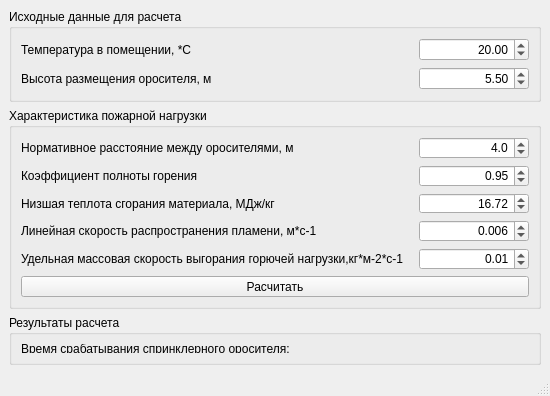
<?xml version="1.0" encoding="UTF-8"?>
<ui version="4.0">
 <class>ManWindow</class>
 <widget class="QMainWindow" name="ManWindow">
  <property name="geometry">
   <rect>
    <x>0</x>
    <y>0</y>
    <width>550</width>
    <height>396</height>
   </rect>
  </property>
  <property name="sizePolicy">
   <sizepolicy hsizetype="Ignored" vsizetype="Ignored">
    <horstretch>0</horstretch>
    <verstretch>0</verstretch>
   </sizepolicy>
  </property>
  <property name="minimumSize">
   <size>
    <width>550</width>
    <height>385</height>
   </size>
  </property>
  <property name="maximumSize">
   <size>
    <width>550</width>
    <height>396</height>
   </size>
  </property>
  <property name="windowTitle">
   <string>Время вскрытия спринклерного оросителя с учетом инерционности</string>
  </property>
  <widget class="QWidget" name="centralwidget">
   <layout class="QVBoxLayout" name="verticalLayout_2">
    <item>
     <layout class="QVBoxLayout" name="verticalLayout">
      <property name="leftMargin">
       <number>0</number>
      </property>
      <item>
       <widget class="QGroupBox" name="groupBox">
        <property name="maximumSize">
         <size>
          <width>16777215</width>
          <height>150</height>
         </size>
        </property>
        <property name="title">
         <string>Исходные данные для расчета</string>
        </property>
        <layout class="QVBoxLayout" name="verticalLayout_3">
         <item>
          <layout class="QGridLayout" name="gridLayout_2">
           <item row="0" column="1">
            <widget class="QDoubleSpinBox" name="sb_t0">
             <property name="maximumSize">
              <size>
               <width>110</width>
               <height>16777215</height>
              </size>
             </property>
             <property name="alignment">
              <set>Qt::AlignRight|Qt::AlignTrailing|Qt::AlignVCenter</set>
             </property>
             <property name="maximum">
              <double>9999.989999999999782</double>
             </property>
             <property name="value">
              <double>20.000000000000000</double>
             </property>
            </widget>
           </item>
           <item row="0" column="0">
            <widget class="QLabel" name="label_11">
             <property name="text">
              <string>Температура в помещении, *С</string>
             </property>
             <property name="alignment">
              <set>Qt::AlignLeading|Qt::AlignLeft|Qt::AlignVCenter</set>
             </property>
            </widget>
           </item>
           <item row="1" column="0">
            <widget class="QLabel" name="label_12">
             <property name="text">
              <string>Высота размещения оросителя, м</string>
             </property>
            </widget>
           </item>
           <item row="1" column="1">
            <widget class="QDoubleSpinBox" name="sb_horositela">
             <property name="maximumSize">
              <size>
               <width>110</width>
               <height>16777215</height>
              </size>
             </property>
             <property name="alignment">
              <set>Qt::AlignRight|Qt::AlignTrailing|Qt::AlignVCenter</set>
             </property>
             <property name="maximum">
              <double>6.000000000000000</double>
             </property>
             <property name="singleStep">
              <double>0.100000000000000</double>
             </property>
             <property name="value">
              <double>5.500000000000000</double>
             </property>
            </widget>
           </item>
           <item row="2" column="0">
            <spacer name="verticalSpacer">
             <property name="orientation">
              <enum>Qt::Vertical</enum>
             </property>
             <property name="sizeHint" stdset="0">
              <size>
               <width>20</width>
               <height>40</height>
              </size>
             </property>
            </spacer>
           </item>
          </layout>
         </item>
        </layout>
       </widget>
      </item>
      <item>
       <widget class="QGroupBox" name="groupBox_2">
        <property name="title">
         <string>Характеристика пожарной нагрузки</string>
        </property>
        <layout class="QVBoxLayout" name="verticalLayout_4">
         <item>
          <layout class="QGridLayout" name="gridLayout_3">
           <item row="4" column="0">
            <widget class="QLabel" name="label_10">
             <property name="text">
              <string>Удельная массовая скорость выгорания горючей нагрузки,кг*м-2*с-1</string>
             </property>
            </widget>
           </item>
           <item row="2" column="0">
            <widget class="QLabel" name="label_8">
             <property name="text">
              <string>Низшая теплота сгорания материала, МДж/кг</string>
             </property>
            </widget>
           </item>
           <item row="5" column="0" colspan="2">
            <widget class="QPushButton" name="pushButton">
             <property name="text">
              <string>Расчитать</string>
             </property>
            </widget>
           </item>
           <item row="1" column="0">
            <widget class="QLabel" name="label_7">
             <property name="text">
              <string>Коэффициент полноты горения</string>
             </property>
            </widget>
           </item>
           <item row="2" column="1">
            <widget class="QDoubleSpinBox" name="sb_teplota_sgorania">
             <property name="alignment">
              <set>Qt::AlignRight|Qt::AlignTrailing|Qt::AlignVCenter</set>
             </property>
             <property name="decimals">
              <number>2</number>
             </property>
             <property name="maximum">
              <double>1000.000000000000000</double>
             </property>
             <property name="value">
              <double>16.719999999999999</double>
             </property>
            </widget>
           </item>
           <item row="3" column="0">
            <widget class="QLabel" name="label_9">
             <property name="text">
              <string>Линейная скорость распространения пламени, м*с-1</string>
             </property>
            </widget>
           </item>
           <item row="0" column="0">
            <widget class="QLabel" name="label_5">
             <property name="text">
              <string>Нормативное расстояние между оросителями, м</string>
             </property>
            </widget>
           </item>
           <item row="4" column="1">
            <widget class="QDoubleSpinBox" name="sb_massovaia_skorost">
             <property name="alignment">
              <set>Qt::AlignRight|Qt::AlignTrailing|Qt::AlignVCenter</set>
             </property>
             <property name="decimals">
              <number>2</number>
             </property>
             <property name="singleStep">
              <double>0.010000000000000</double>
             </property>
             <property name="value">
              <double>0.010000000000000</double>
             </property>
            </widget>
           </item>
           <item row="0" column="1">
            <widget class="QDoubleSpinBox" name="sb_norm_rasstoanie">
             <property name="minimumSize">
              <size>
               <width>9</width>
               <height>0</height>
              </size>
             </property>
             <property name="maximumSize">
              <size>
               <width>110</width>
               <height>16777215</height>
              </size>
             </property>
             <property name="alignment">
              <set>Qt::AlignRight|Qt::AlignTrailing|Qt::AlignVCenter</set>
             </property>
             <property name="decimals">
              <number>1</number>
             </property>
             <property name="singleStep">
              <double>0.100000000000000</double>
             </property>
             <property name="value">
              <double>4.000000000000000</double>
             </property>
            </widget>
           </item>
           <item row="3" column="1">
            <widget class="QDoubleSpinBox" name="sb_lineinai_skorost">
             <property name="alignment">
              <set>Qt::AlignRight|Qt::AlignTrailing|Qt::AlignVCenter</set>
             </property>
             <property name="decimals">
              <number>3</number>
             </property>
             <property name="singleStep">
              <double>0.001000000000000</double>
             </property>
             <property name="value">
              <double>0.006000000000000</double>
             </property>
            </widget>
           </item>
           <item row="1" column="1">
            <widget class="QDoubleSpinBox" name="sb_polnota_gorenia">
             <property name="alignment">
              <set>Qt::AlignRight|Qt::AlignTrailing|Qt::AlignVCenter</set>
             </property>
             <property name="singleStep">
              <double>0.050000000000000</double>
             </property>
             <property name="value">
              <double>0.950000000000000</double>
             </property>
            </widget>
           </item>
          </layout>
         </item>
        </layout>
       </widget>
      </item>
      <item>
       <widget class="QGroupBox" name="groupBox_3">
        <property name="maximumSize">
         <size>
          <width>16777215</width>
          <height>50</height>
         </size>
        </property>
        <property name="title">
         <string>Результаты расчета</string>
        </property>
        <layout class="QVBoxLayout" name="verticalLayout_6">
         <item>
          <layout class="QVBoxLayout" name="verticalLayout_5">
           <item>
            <widget class="QLabel" name="lb_otvet">
             <property name="text">
              <string>Время срабатывания спринклерного оросителя:</string>
             </property>
            </widget>
           </item>
          </layout>
         </item>
        </layout>
       </widget>
      </item>
     </layout>
    </item>
   </layout>
  </widget>
  <widget class="QStatusBar" name="statusbar"/>
  <widget class="QMenuBar" name="menuBar">
   <property name="geometry">
    <rect>
     <x>0</x>
     <y>0</y>
     <width>550</width>
     <height>21</height>
    </rect>
   </property>
  </widget>
  <action name="action">
   <property name="text">
    <string>Вызов справки</string>
   </property>
  </action>
 </widget>
 <tabstops>
  <tabstop>pushButton</tabstop>
 </tabstops>
 <resources/>
 <connections/>
</ui>
